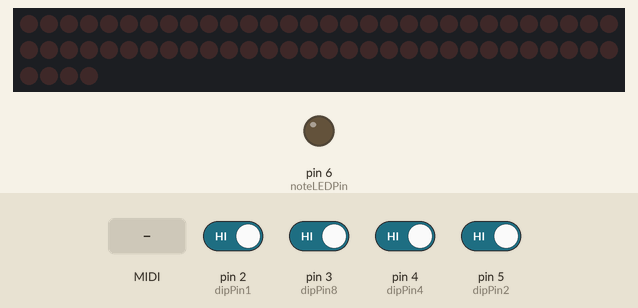
A sketch run on a simulated Arduino Uno, built with avr-gcc and run on an emulated ATmega328P. Parts: 64 shift-register outputs drawn as a row of LEDs (first output left, lit = HIGH), output pins drawn as LEDs (lit = HIGH). Wiring (inferred from the names in the program): 8 × shift register (74HC595): data pin 12; shift clock pin 10; latch pin 11; OE pin 13. Wiring (inferred from the signals the program sends): row of LEDs: on Q0, Q1, Q2, Q3, Q4, Q5, Q6, Q7, Q8, Q9, Q10, Q11, Q12, Q13, Q14, Q15, Q16, Q17, Q18, Q19, Q20, Q21, Q22, Q23, Q24, Q25, Q26, Q27, Q28, Q29, Q30, Q31, Q32, Q33, Q34, Q35, Q36, Q37, Q38, Q39, Q40, Q41, Q42, Q43, Q44, Q45, Q46, Q47, Q48, Q49, Q50, Q51, Q52, Q53, Q54, Q55, Q56, Q57, Q58, Q59, Q60, Q61, Q62, Q63. The inputs (shaded band) are chosen by the test bench; at power-on: pin 2 (dipPin1), pin 3 (dipPin8), pin 4 (dipPin4), pin 5 (dipPin2) HIGH. MIDI output is not drawn; pins used as bus, display or sensor lines are not drawn.

Above: at 1.2 s.
1.3 s: MIDI note 36 received
At 1.45 s:
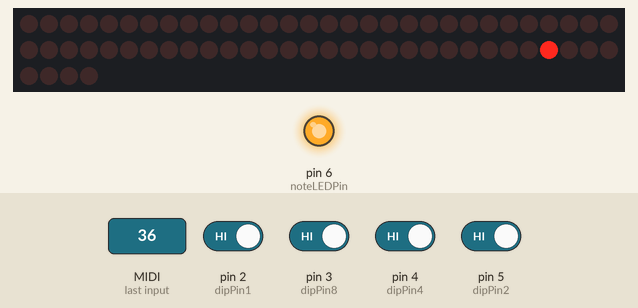
Timing chart, 0 to 4.3 s (numbered marks = the images above; inputs shaded):
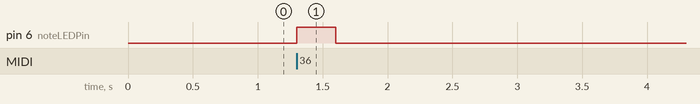

Measured:
- after the input at 1.3 s, pin 6 (noteLEDPin): LOW → HIGH at once, → LOW 0.30 s later

The sketch:

organDriver.ino
```cpp
#include <MIDI.h>
#include <string.h>
MIDI_CREATE_DEFAULT_INSTANCE();
//that old 74HC595N shift register
#define latchPin 11 //pin 12 of chip
#define clockPin 10 //pin 11 of chip
#define dataPin 12 //pin 14 of chip
#define outputEnable 13 //pin 13, inverted
#define numChips 8  // number of shift registers
#define noteOffset 36 //midi C1 value, start of rank
#define noteLEDPin 6 //LED for blinking note light

#define dipPin1 2 //|pins for dip switch model 653-A6R-162RF
#define dipPin2 5 //|
#define dipPin4 4 //|
#define dipPin8 3 //|

byte chestChannel = 0x00; // channel, 0 is omni
byte noteStates[numChips]; //note status array
uint8_t activeNote = 0; //for checking to see if any notes are on


void setup()
{
  pinMode(outputEnable, OUTPUT);
  digitalWrite(outputEnable, HIGH); //turn off outputs
  pinMode(latchPin, OUTPUT);
  pinMode(clockPin, OUTPUT);
  pinMode(dataPin, OUTPUT);
  pinMode(noteLEDPin, OUTPUT);

  pinMode(dipPin1, INPUT_PULLUP);
  pinMode(dipPin2, INPUT_PULLUP);
  pinMode(dipPin4, INPUT_PULLUP);
  pinMode(dipPin8, INPUT_PULLUP);

  setChannel();

  memset(noteStates, 0, sizeof(noteStates)); // clear the note array
  shiftShit(); //sets everything to zero
  MIDI.setHandleNoteOn(handleNoteOn);
  MIDI.setHandleNoteOff(handleNoteOff);
  MIDI.begin(chestChannel);
  digitalWrite(noteLEDPin, LOW); //turn off note light
  digitalWrite(outputEnable, LOW); //turn on outputs
}


void setChannel() {
  bitWrite(chestChannel, 0, !digitalRead(dipPin1));
  bitWrite(chestChannel, 1, !digitalRead(dipPin2));
  bitWrite(chestChannel, 2, !digitalRead(dipPin4));
  bitWrite(chestChannel, 3, !digitalRead(dipPin8));
  chestChannel += 1;  //because this library wants channel numbers 1-16, not 0-15
}

void loop()
{
  MIDI.read();

  shiftShit();
}
void shiftShit()
{
  activeNote = 0;
  digitalWrite(latchPin, LOW);
  for (int i = 0; i < numChips; i++)
  {
    shiftOut(dataPin, clockPin, MSBFIRST, noteStates[i]);
    activeNote += noteStates[i];
  }
  digitalWrite(latchPin, HIGH);
  if (activeNote == 0) {
    digitalWrite(noteLEDPin, LOW);
  }
  else {
    digitalWrite(noteLEDPin, HIGH);
  }
}
void handleNoteOn(byte channel, byte pitch, byte velocity)
{
    updateNoteStatus(pitch, true);
}
void handleNoteOff(byte channel, byte pitch, byte velocity)
{
    updateNoteStatus(pitch, false);
}
void updateNoteStatus(byte pitch, boolean state)
{
  pitch -= noteOffset;
  pitch = (pitch < 0) ? 0 : pitch;
  int chipNum = (pitch / 8);
  int pinNum = pitch % 8;
  bitWrite(noteStates[chipNum], pinNum, state);
}
```
